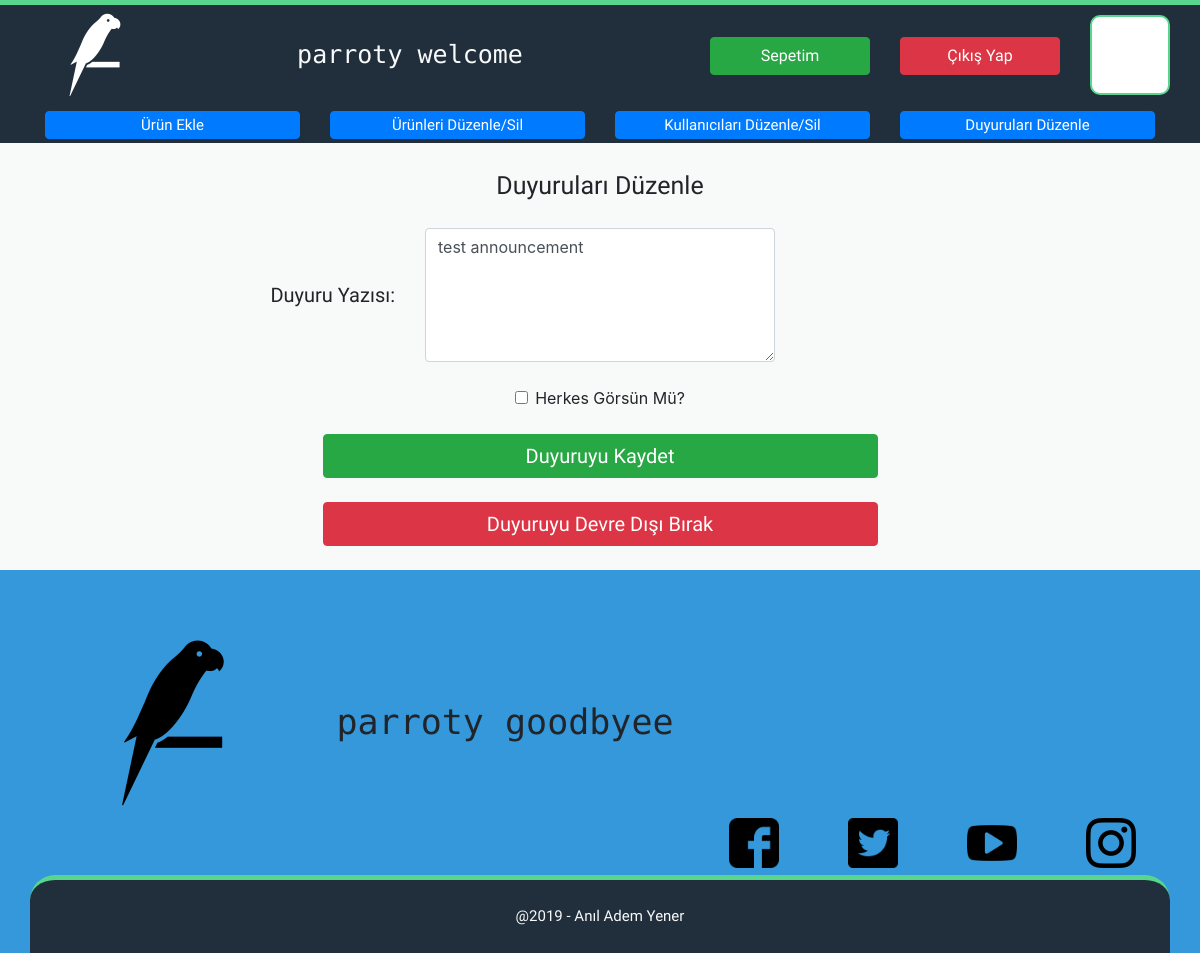
/manage-announcements.php (signed in), run on the app's committed database.
### tables this page shows
CREATE TABLE `site_values` (
  `header_logo` varchar(255) NOT NULL,
  `header_text` varchar(255) NOT NULL,
  `header_motto` varchar(255) NOT NULL,
  `footer_logo` varchar(255) NOT NULL,
  `footer_text` varchar(255) NOT NULL,
  `footer_motto` varchar(255) NOT NULL,
  `tab_logo` varchar(255) NOT NULL,
  `tab_text` varchar(255) NOT NULL
);

CREATE TABLE `users` (
  `username` varchar(255) NOT NULL,
  `password` varchar(255) NOT NULL,
  `avatar` varchar(255) NOT NULL,
  `added_time` varchar(255) NOT NULL,
  `permission` varchar(255) NOT NULL
);

CREATE TABLE `announcements` (
  `id` int(11) NOT NULL DEFAULT 0,
  `text` varchar(255) NOT NULL,
  `added_by` varchar(255) NOT NULL,
  `added_time` varchar(255) NOT NULL,
  `visibility` varchar(255) NOT NULL
);

### src/php/functions.php (called while the page is built, shortened)
<?php
function getSocialLinks($site){
	include("src/php/db.php");
	$result = $cnn->query("SELECT * FROM links WHERE site = '$site'");
	if ($result->num_rows > 0){
		while ($row = $result->fetch_assoc()){
			return $row["link"];
		}
	} else {
		return false;
	}
}
function getSiteValues($option){
	include("src/php/db.php");
	$result = $cnn->query("SELECT * FROM site_values");
	if ($result->num_rows > 0){
		while ($row = $result->fetch_assoc()){
			return $row[$option];
		}
	} else {
		return false;
	}
}
?>

### manage-announcements.php (the view, shortened to what this page needs)
<?php
include("src/php/db.php");
if (isset($_SESSION["user"])){
	$result = $cnn->query("SELECT * FROM users WHERE username = '".$_SESSION["user"]."' AND permission = 'admin'");
	if ($result->num_rows > 0){
		include("src/php/header-user.php");
?>
<?php
$result = $cnn->query("SELECT * FROM announcements");
if ($result->num_rows > 0){
	while ($row = $result->fetch_assoc()){
		$text = $row["text"];
		$visibility = $row["visibility"];
	}
}
?>
<form method="POST" action="">
	<div class="container-fluid my-content">
		<div class="container">
			<br>
			<div class="row">
				<div class="col-sm-12 text-center font-second" style="font-size: 25px;">Duyuruları Düzenle</div>
			</div>
			<br>
			<div class="row">
				<div class="col-sm-4 text-right align-self-center font-second" style="font-size: 20px;">Duyuru Yazısı: </div>
			  <div class="col-sm-4"><textarea name="announcement_text" class="form-control" rows="5"><?php echo $text ?></textarea></div>
			</div>
			<br>
			<div class="row">
				<div class="col-sm-12">
					<div class="form-check text-center">
					<input type="checkbox" class="form-check-input" name="visibility_check" <?php if ($visibility == "everyone"){ echo "checked"; } ?> id="visibility_checkbox">
						<label class="form-check-label" for="visibility_checkbox">Herkes Görsün Mü?</label>
					</div>
				</div>
			</div>
			<br>
			<div class="row">
				<div class="col-sm-12 text-center align-self-center"><input type="submit" name="save_announcement" class="btn btn-success w-50 h-100 font-second" style="font-size: 20px;" value="Duyuruyu Kaydet"></div>
			</div>
			<br>
			<div class="row">
				<div class="col-sm-12 text-center align-self-center"><input type="submit" name="disable_announcement" class="btn btn-danger w-50 h-100 font-second" style="font-size: 20px;" value="Duyuruyu Devre Dışı Bırak"></div>
			</div>
			<br>
		</div>
	</div>
</form>
<?php
		include("src/php/footer.php");
	} else {
		header("Location: index");
	}
} else {
	header("Location: index");
}
?>

### src/php/header-user.php (shortened to what this page needs)
<?php include("src/php/base-top.php"); ?>
<?php
include("src/php/db.php");
if (isset($_SESSION["user"])){
	$result = $cnn->query("SELECT * FROM users WHERE username='".$_SESSION["user"]."'");
}
$isAdmin = 0;
$userAvatar = null;
if ($result->num_rows > 0){
	while ($row = $result->fetch_assoc()){
		if ($row["username"] == $_SESSION["user"]){
			$userAvatar = $row["avatar"];
		}
		if ($row["permission"] == "admin"){
			$isAdmin = 1;
		}
	}
}
?>
<form method="post" action="">
<div class="container-fluid my-header">
	<div class="container">
		<div class="row text-center">
			<div class="col-lg-1"><img onclick="window.location.href='index'" height="100" src="<?php echo getSiteValues('header_logo'); ?>"></div>
			<div class="col-lg-6 align-self-center"><?php echo getSiteValues("header_text"); ?> <?php echo getSiteValues("header_motto"); ?></div>
			<div class="col-lg-2 align-self-center"><input type="submit" name="shopping_cart" class="btn btn-success w-100 h-100 font-second" value="Sepetim"></div>
			<div class="col-lg-2 align-self-center"><input type="submit" name="logout" class="btn btn-danger w-100 h-100 font-second" value="Çıkış Yap"></div>
			<div class="col-lg-1 align-self-center"><a href="profile?username=<?php echo $_SESSION["user"]; ?>"><div style="width: 80px; height: 80px; background-image: url(<?php echo $userAvatar; ?>); background-repeat: no-repeat; background-size: cover; background-position: center; border: 1px solid black; border: 2px solid #58D68D; border-radius: 10px; background-color: white;"></div></a></div>
		</div>
		<?php
		if ($isAdmin == 1){
			echo '<div class="row justify-content-center">
							<div class="col-lg-3"><input type="submit" name="add_product" class="btn btn-primary font-second w-100 h-75" style="font-size: 15px; line-height: 15px;" value="Ürün Ekle"></div>
							<div class="col-lg-3"><input type="submit" name="edit_product" class="btn btn-primary font-second w-100 h-75" style="font-size: 15px; line-height: 15px;" value="Ürünleri Düzenle/Sil"></div>
              <div class="col-lg-3"><input type="submit" name="manage_users" class="btn btn-primary font-second w-100 h-75" style="font-size: 15px; line-height: 15px;" value="Kullanıcıları Düzenle/Sil"></div>
              <div class="col-lg-3"><input type="submit" name="manage_announcements" class="btn btn-primary font-second w-100 h-75" style="font-size: 15px; line-height: 15px;" value="Duyuruları Düzenle"></div>
						</div>';
		}
		?>
	</div>
</div>
</form>

### src/php/footer.php (shortened to what this page needs)
<div class="container-fluid my-footer">
	<div class="container">
		<div class="row">
			<div class="col-lg-3 text-center"><br><img height="200" src="<?php echo getSiteValues("footer_logo"); ?>"><br><br></div>
			<div class="col-lg-4 align-self-center text-center"><?php echo getSiteValues("footer_text"); ?> <?php echo getSiteValues("footer_motto"); ?></div>
			<div class="col-lg align-self-end">
				<div class="row">
				<div class="col-sm"><a href="<?php echo getSocialLinks('facebook'); ?>" target="_blank"><button class="w-100 btn"><img height="50" src="src/img/social_medias/facebook.png"></a></button></div>
					<div class="col-sm"><a href="<?php echo getSocialLinks('twitter'); ?>" target="_blank"><button class="w-100 btn"><img height="50" src="src/img/social_medias/twitter.png"></a></button></div>
					<div class="col-sm"><a href="<?php echo getSocialLinks('youtube'); ?>" target="_blank"><button class="w-100 btn"><img height="50" src="src/img/social_medias/youtube.png"></a></button></div>
					<div class="col-sm"><a href="<?php echo getSocialLinks('instagram'); ?>" target="_blank"><button class="w-100 btn"><img height="50" src="src/img/social_medias/instagram.png"></a></button></div>
				</div>
			</div>
		</div>
		<div class="row justify-content-center text-light font-second" style="background-color: #212F3C; border-top: 5px solid #58D68D; border-top-left-radius: 25px; border-top-right-radius: 25px; font-size: 15px; padding-top: 25px; padding-bottom: 25px;">
			@2019 - Anıl Adem Yener
		</div>
	</div>
</div>
<?php include("src/php/base-bottom.php"); ?>

### src/css/style.css (style rules this page uses)
body { background-color: #82E0AA; }
.font-second { font-family: 'M PLUS 1p', sans-serif; }
.my-header { background-color: #ABEBC6; font-size: 25px; font-family: 'Major Mono Display', monospace; }
.my-content { background-color: white; }
.my-footer { background-color: #82E0AA; font-family: 'Major Mono Display', monospace; font-size: 35px; }

### src/css/style-2.css (style rules this page uses)
.my-content { background-color: #F8F9F9; }
.my-header { background-color: #212F3C; border-top: 5px solid #58D68D; color: #F8F9F9; }
.my-footer { background-color: #3498DB; }
body { background-color: #212F3C; }

### data on the page
site_values: header_logo (picture), header_text "parroty", header_motto "welcome", footer_logo (picture), footer_text "parroty", footer_motto "goodbyee"
announcements: announcement_text "test announcement"
